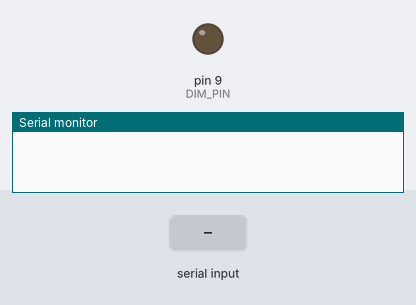
This sketch was run on a simulated Arduino Nano, built with avr-gcc and run on an emulated ATmega328P. Shown: output pins drawn as LEDs (lit = HIGH), the last lines printed to the serial monitor. Inputs (shaded band) come from the test bench.

Above: at 1.2 s.
1.3 s: "90,45\n" received over the second serial link
At 2.6 s:
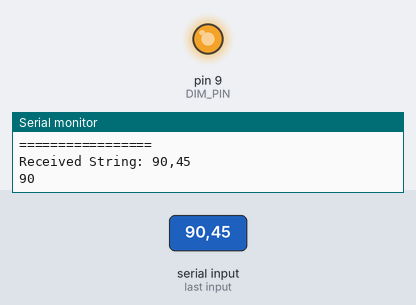
3.8 s: "5\n" received over the second serial link
At 5.7 s:
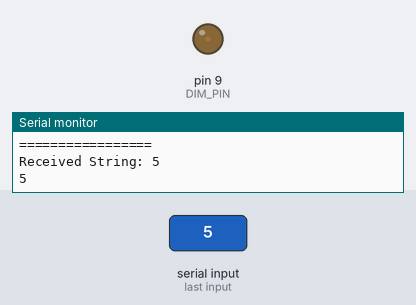
6.3 s: "30,150\n" received over the second serial link
At 8.4 s:
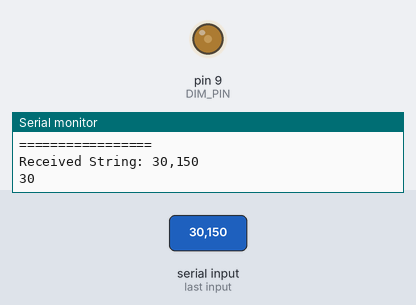
8.7 s: "90\n" received over the second serial link
At 10.6 s:
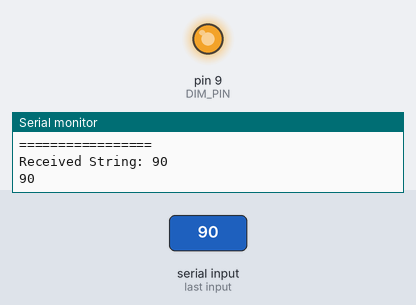
Timing chart, 0 to 12.1 s (numbered marks = the images above; inputs shaded):
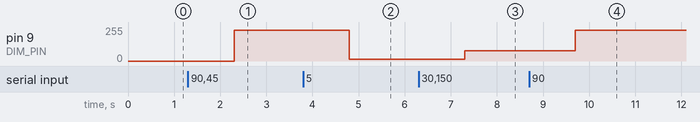

Measured:
- after the input at 1.3 s, pin 9 (DIM_PIN): 0/255 → 229/255 after 1.0 s
- after the input at 3.8 s, pin 9 (DIM_PIN): 229/255 → 12/255 after 1.0 s
- after the input at 6.3 s, pin 9 (DIM_PIN): 12/255 → 76/255 after 1.0 s
- after the input at 8.7 s, pin 9 (DIM_PIN): 76/255 → 229/255 after 1.0 s

The sketch:

RoomLightNano.ino
```cpp
/* ===========================================================================

Project:      SmarthomeMyRoom

==============================================================================

Filename:     RoomLightNano.ino

Authors:      Tim Keicher

Version:      1.0 vom 03.02.2021

Last update:  03.02.2021

Hardware:     Arduino nano, light dimming modul AC 230V

Software:     Arduino 1.8.10

Function:     Dimming room light by dimming modul. Get dimming value by a
              software serial interface from.

Buttonfunction:   -

Moduls:       -

=============================================================================*/

//***includes***
#include <SoftwareSerial.h>
#include <RBDdimmer.h>

//***defines***
#define RX 7
#define TX 6          //here not in use just for transmitting
#define DIM_PIN  9
#define ZERO_CROSS 2  //not changable

//***create objects***
SoftwareSerial mySerial(RX,TX);
dimmerLamp dimmer(DIM_PIN);

//***global variables***
boolean stringReady = false;
String dimmingValue;

void setup() {
  Serial.begin(9600);
  while (!Serial) {
    ; // wait for serial port to connect. Needed for Native USB only
  }
  mySerial.begin(9600);
  while (!mySerial) {
    ; // wait for serial port to connect. Needed for Native USB only
  }
  dimmer.begin(NORMAL_MODE, ON);
}

void loop() {
  while(mySerial.available()){
    dimmingValue = mySerial.readString();
    stringReady = true;
  }
  if(stringReady){
    Serial.println("=================");
    Serial.println("Received String: " + dimmingValue);
    int intDimValue = dimmingValue.toInt();
    if(intDimValue >= 0 && intDimValue <= 100){
      dimmer.setPower(intDimValue);
      Serial.println(intDimValue);
    }
    stringReady = false;
  }
}
```
